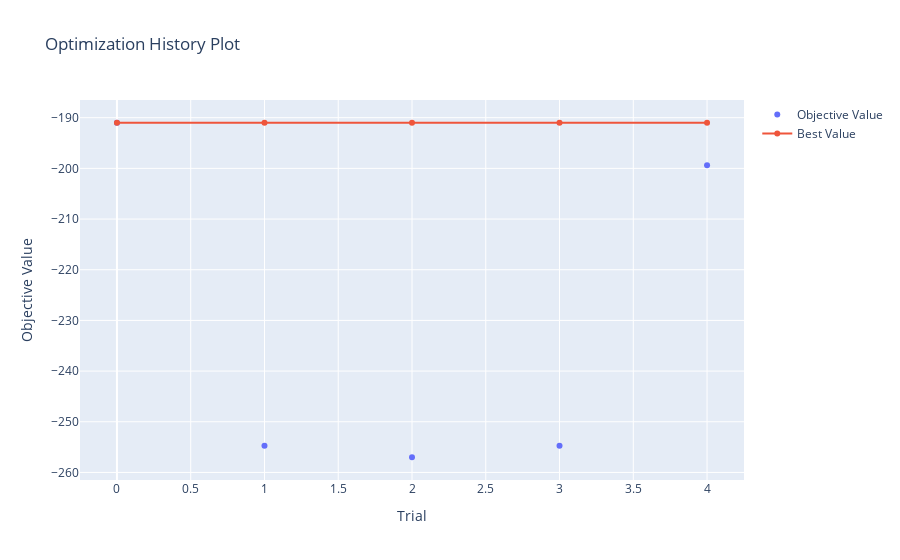
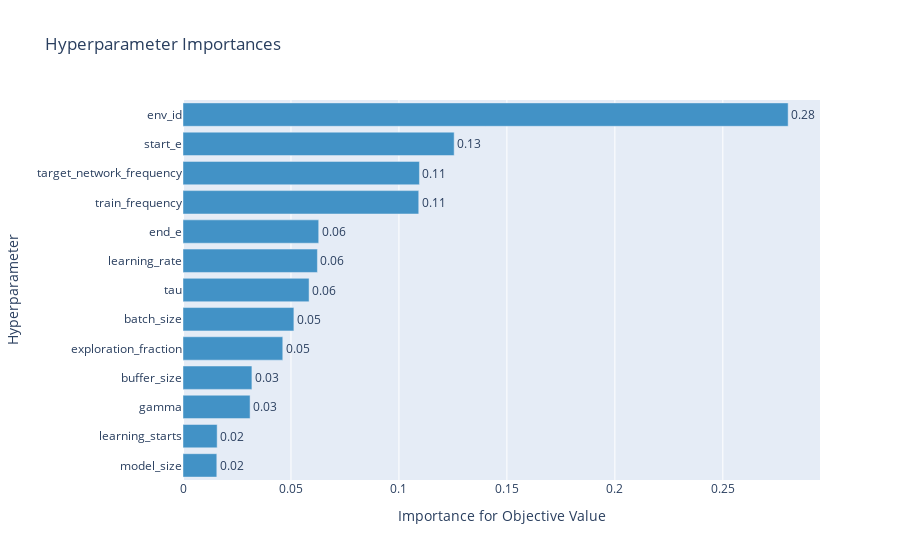

Source (notebook cell) for these figures, in order:
### Code cell
args = Args()

# Set pytorch num threads to 1 for faster training
#torch.set_num_threads(1)
# Select the sampler, can be random, TPESampler, CMAES, ...
sampler = TPESampler(n_startup_trials=N_STARTUP_TRIALS)
# Do not prune before 1/3 of the max budget is used
pruner = MedianPruner(
    n_startup_trials=N_STARTUP_TRIALS, n_warmup_steps=args.total_timesteps // 3
)
# Create the study and start the hyperparameter optimization
study = optuna.create_study(study_name=f"{study_name}-{study_num}", storage="sqlite:///db.sqlite3", sampler=sampler, pruner=pruner, direction="maximize")
study_num += 1
try:
    study.optimize(objective)
except KeyboardInterrupt:
    pass

print("Number of finished trials: ", len(study.trials))

print("Best trial:")
trial = study.best_trial

print(f"  Value: {trial.value}")

print("  Params: ")
for key, value in trial.params.items():
    print(f"    {key}: {value}")

print("  User attrs:")
for key, value in trial.user_attrs.items():
    print(f"    {key}: {value}")

# Write report
study.trials_dataframe().to_csv(f"study_results_dqn_{study_name}_{study_num}.csv")

fig1 = plot_optimization_history(study)
fig2 = plot_param_importances(study)

fig1.show()
fig2.show()

### Figure 1 — Plotly figure (JSON) as saved in the notebook; plotly's stock layout.template omitted (floating-point values rounded to 4 significant figures)
{"data": [{"mode": "markers", "name": "Objective Value", "type": "scatter", "x": [0, 1, 2, 3, 4], "y": [-191, -254.8, -257, -254.8, -199.4]}, {"name": "Best Value", "type": "scatter", "x": [0, 1, 2, 3, 4], "y": [-191, -191, -191, -191, -191]}], "layout": {"title": {"text": "Optimization History Plot"}, "xaxis": {"title": {"text": "Trial"}}, "yaxis": {"title": {"text": "Objective Value"}}}}

### Figure 2 — Plotly figure (JSON) as saved in the notebook; plotly's stock layout.template omitted (floating-point values rounded to 4 significant figures)
{"data": [{"cliponaxis": false, "hovertemplate": ["model_size (CategoricalDistribution): 0.015657577591030574<extra></extra>", "learning_starts (IntDistribution): 0.015821422332417432<extra></extra>", "gamma (FloatDistribution): 0.031064039618624115<extra></extra>", "buffer_size (IntDistribution): 0.03191333179348906<extra></extra>", "exploration_fraction (FloatDistribution): 0.04620864165247181<extra></extra>", "batch_size (CategoricalDistribution): 0.05135176831562711<extra></extra>", "tau (FloatDistribution): 0.05838422794721254<extra></extra>", "learning_rate (FloatDistribution): 0.06224937497018856<extra></extra>", "end_e (FloatDistribution): 0.06284952057216238<extra></extra>", "train_frequency (IntDistribution): 0.10917368935080275<extra></extra>", "target_network_frequency (IntDistribution): 0.10949940657086658<extra></extra>", "start_e (FloatDistribution): 0.12558075355704307<extra></extra>", "env_id (CategoricalDistribution): 0.28024624572806395<extra></extra>"], "marker": {"color": "rgb(66,146,198)"}, "orientation": "h", "text": ["0.02", "0.02", "0.03", "0.03", "0.05", "0.05", "0.06", "0.06", "0.06", "0.11", "0.11", "0.13", "0.28"], "textposition": "outside", "type": "bar", "x": [0.01566, 0.01582, 0.03106, 0.03191, 0.04621, 0.05135, 0.05838, 0.06225, 0.06285, 0.1092, 0.1095, 0.1256, 0.2802], "y": ["model_size", "learning_starts", "gamma", "buffer_size", "exploration_fraction", "batch_size", "tau", "learning_rate", "end_e", "train_frequency", "target_network_frequency", "start_e", "env_id"]}], "layout": {"showlegend": false, "title": {"text": "Hyperparameter Importances"}, "xaxis": {"title": {"text": "Importance for Objective Value"}}, "yaxis": {"title": {"text": "Hyperparameter"}}}}
